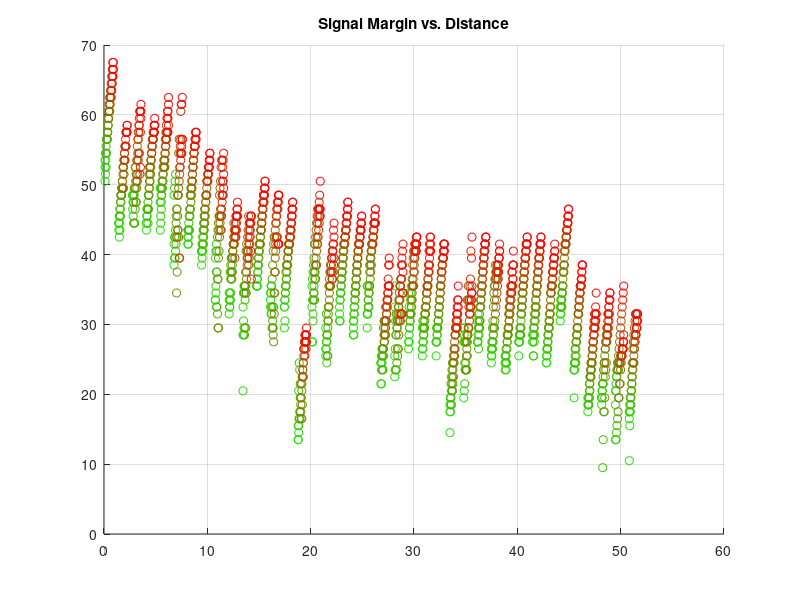

Write MATLAB code to recreate this figure. (Note: this script raises an error after producing the figure.)
%/*
%  FILE: Better Fence Test Viewer
%  VERSION: 1.0.0
%  TEST DATE: 9 March 2023
%  DATE: 9 March 2023
%  PROJECT: Distributed Fence Monitor Capstone
%  AUTHORS: Briellyn Braithwaite
%  DESCRIPTION:
%*/

%% Load Data
clearvars
close all

load('fence_Braithwaite.mat')
databuf.panel = databuf.panel - 3;
% My assistant pushed the log button being instructed. subtract those pushes

%% Error Corrections?

samples = 3; % at each TX power
distance_between_panels = 2.67/2; % meters
No_Signal = -122.5; % dBm for 125, SF7

%% Plot: Link Margin

figure;
hold on
grid on

all_tx = 2:18;
for t=all_tx
    if t == 18
        tx_to_plot = 20;
    else
        tx_to_plot = t;
    end

    panels_at_tx = databuf.panel(databuf.tx == tx_to_plot);
    rssi_at_tx = databuf.rssi(databuf.tx == tx_to_plot);

    plot(distance_between_panels * panels_at_tx + t*.05,...
        -1*No_Signal + rssi_at_tx, 'o', 'Color', [t/18 1-t/18 0]);
end
title('Signal Margin vs. Distance')
subtitle(['Configuration: Ch.1 on SF7BW125, ', num2str(samples), ' Samples'])
xlabel('Distance Between Transceivers (m)')
ylabel('Link Margin (dB)')
xlim([-1 55])
ylim([0 75])
%set(gca,'YScale','log')
%yticks(0:10:120)
lgd = legend();
for L = 1:length(all_tx)
    if all_tx(L) == 18
        lgd.String{L} = 'TX\_PA\_BOOST';
    else
        lgd.String{L} = ['TX', num2str(all_tx(L))];
    end

end
title(lgd,'Transmit Power');
drawnow

%% Plot: % Power Received
figure;
hold on
grid on
all_tx = 2:18;
for t=all_tx
    if t == 18
        tx_to_plot = 20;
    else
        tx_to_plot = t;
    end

    panels_at_tx = databuf.panel(databuf.tx == tx_to_plot);
    rssi_at_tx = databuf.rssi(databuf.tx == tx_to_plot);

    plot(distance_between_panels * panels_at_tx + t*.05,...
        10.^(rssi_at_tx/10), '*', 'Color', [t/18 1-t/18 0], 'linewidth',2);
end

title('Signal Power vs. Distance')
subtitle(['Configuration: Ch.1 on SF7BW125, ', num2str(samples), ' Samples'])
xlabel('Distance Between Transceivers (m)')
ylabel('Power (mW)')
xlim([-1 55])
%ylim([1 120])
set(gca,'YScale','log')
%yticks(0:10:120)

lgd = legend();
for L = 1:length(all_tx)
    if all_tx(L) == 18
        lgd.String{L} = 'TX\_PA\_BOOST';
    else
        lgd.String{L} = ['TX', num2str(all_tx(L))];
    end

end
title(lgd,'Transmit Power');
drawnow
%% Plot: % Power Received wrt Power Usage

power_draw =[
    146.6, 153.2, 160.7, 169.8, 175.8, 189.0, 193.3, 206.8, 224.0, 238.0, 259.1, 282.0, 305.2, 345.0, 373.1, 417.8, 497.8,
]; % result copied from power test

figure;
hold on
grid on
all_tx = 2:18;
for t=all_tx
    if t == 18
        tx_to_plot = 20;
    else
        tx_to_plot = t;
    end

    panels_at_tx = databuf.panel(databuf.tx == tx_to_plot);
    rssi_at_tx = databuf.rssi(databuf.tx == tx_to_plot);

    plot(distance_between_panels * panels_at_tx + t*.05-.45,...
        100 * (10.^(rssi_at_tx/10)) ./ power_draw(t-1),...
        'o', 'Color', [t/18 1-t/18 0]);
    
    greatest_efficiency = 0;
    best_power = 0;
    contender = mean(100 * (10.^(rssi_at_tx/10)) ./ power_draw(t-1));
    if contender > greatest_efficiency
        greatest_efficiency = contender;
        best_power = t;
    end
end

title('Relative Efficiency vs. Distance')
subtitle(['Configuration: Ch.1 on SF7BW125, ', num2str(samples), ' Samples'])
xlabel('Distance Between Transceivers (m)')
ylabel('Efficiency (%)')
xlim([-1 55])
%ylim([1 120])
set(gca,'YScale','log')
%yticks(0:10:120)

lgd = legend();
for L = 1:length(all_tx)
    if all_tx(L) == 18
        lgd.String{L} = 'TX\_PA\_BOOST';
    else
        lgd.String{L} = ['TX', num2str(all_tx(L))];
    end

end
title(lgd,'Transmit Power');
drawnow


%% Mesh Plot
% reduce rssi datapoints to mean rssi only
% must be divisible by samples (no missed data)
h=figure;

n = 1;
R = [];

for d = min(databuf.panel): max(databuf.panel)
    for t = 1:17 % maps onto 2-17, 20
        x = t+1;
        if(x == 18)
            x = 20;
        end
        R(t, d+1) = mean(databuf.rssi(databuf.panel == d & databuf.tx == x));
        n = n + 1;
    end
end


[D, T] = meshgrid(min(databuf.panel):max(databuf.panel), power_draw(1:17));
CO(:,:,1) = T/500; % red
CO(:,:,2) = (120+R)/70; % green
CO(:,:,3) = 1-(120+R)/70; % blue
mesh(D*distance_between_panels, T, R, CO, 'FaceAlpha','0.9', 'FaceColor', 'flat')

view(45, 30);
title('RSSI vs. Distance and TX Power')
hxl = xlabel('Distance Between Transceivers (m)',...
    'Rotation', -20, 'HorizontalAlignment', 'center');
xlim([0, 60])
xticks(0:5:60)
hyl = ylabel('TX Power (mW)', 'Rotation', 20, 'HorizontalAlignment', 'center');
ylim([0, 600])
yticks(0:50:600)
hzl = zlabel('RSSI (dBm)');
zlim([-120, -50])
zticks(-120:10:-50)

hxl.Position = [30 -75 -125];
hyl.Position = [67.5 300 -125];